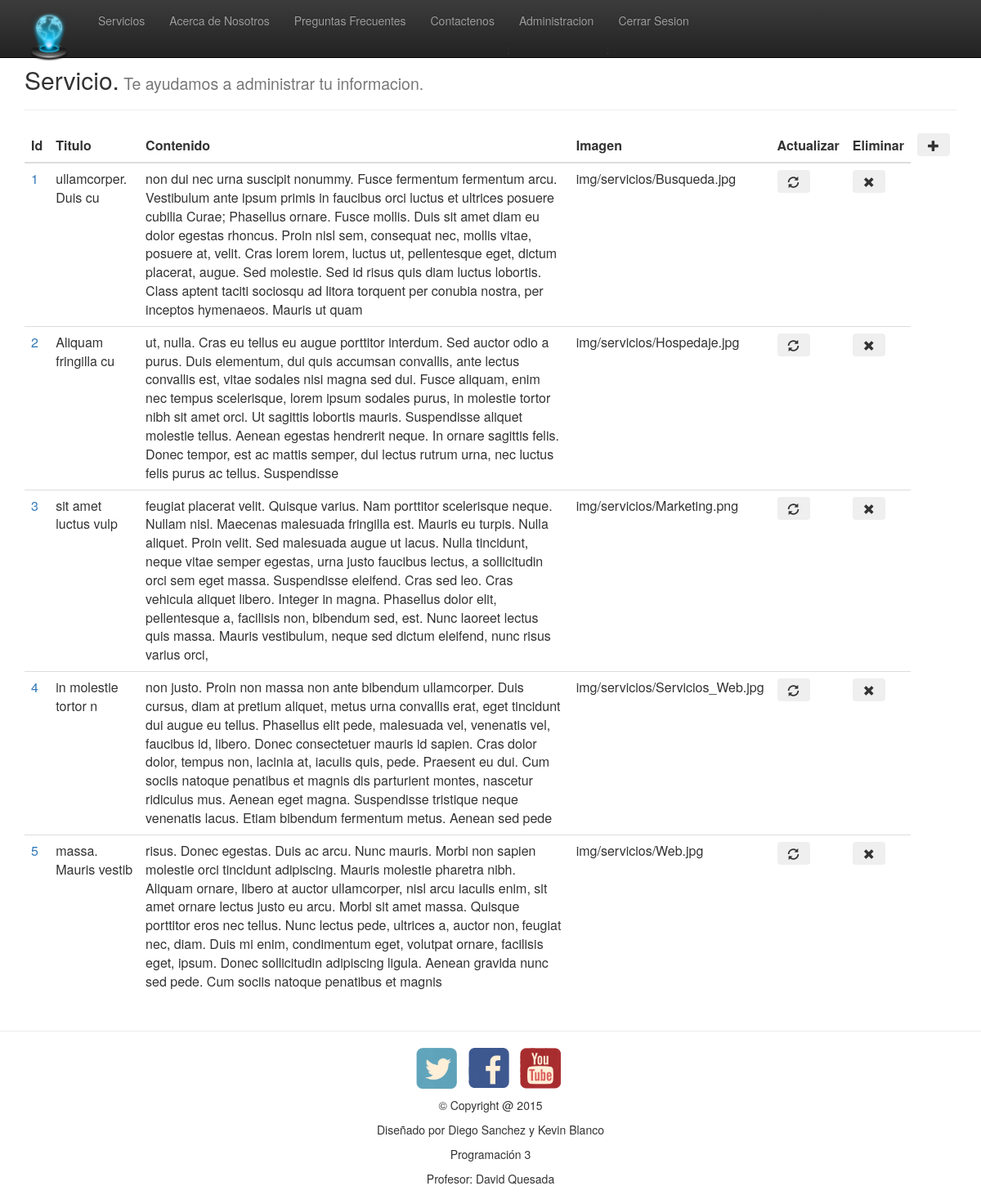
Page /admin/vista-Servicio.php (signed in) on the committed database.
### tables this page shows
CREATE TABLE IF NOT EXISTS `servicios` (
  `id` tinyint(4) NOT NULL AUTO_INCREMENT,
  `titulo` varchar(20) NOT NULL,
  `contenido` text NOT NULL,
  `imagen` varchar(80) NOT NULL,
  PRIMARY KEY (`id`)
);

### common/dbConnection.php (called while the page is built, shortened)
<?php
    class Connect
    {
        private $hostname    = 'localhost';
        private $username    = 'root';
        private $password    = '';
        private $database    = 'proyecto-progra3';
        private $servicios = array();
        public function getHostname(){
            return $this->hostname;
        }
        public function getUsername(){
            return $this->username;
        }
        public function getPassword(){
            return $this->password;
        }
        public function getSchema(){
            return $this->database;
        }
        public function connectDb()
        {
           try {
             $connexion = mysqli_connect(
                    $this->getHostname(),
                    $this->getUsername(),
                    $this->getPassword(),
                    $this->getSchema()
                ) OR DIE ('Error de Conexión');
                return $connexion;
            } catch (Exception $e) {
                echo $e->getMessage;
            }
        }
              public function getServicios() {
            try {
                $sql = 'SELECT * FROM servicios';
                $query = mysqli_query (
                        $this->connectDb(),
                        $sql
                    );
                $i = 0;
                while($queryData = mysqli_fetch_assoc($query)){
                    $this->servicios[$i] = $queryData;
                    $i++;
                }
                return $this->servicios;
            } catch (Exception $e) {
                echo $e->getMessage();
            }
            return $this->servicios;
        }
    }
?>

### admin/vista-Servicio.php (the view, shortened to what this page needs)
<?php
  include 'header.php';
 ?>
<?php if (isset($_SESSION['estado']) && $_SESSION['estado'] == '1') { ?>
<?php
	include '../common/dbConnection.php';
	$connexion= new Connect;
	$usuario=$connexion->getServicios();
 ?>
 	<div class="container">
		<section>
			<h2>Servicio.<small> Te ayudamos a administrar tu informacion.</small></h2><hr>
           <table  class="table">
	        <thead>
	            <tr>
	                <th>Id</th>
	                <th>Titulo</th>
	                <th>Contenido</th>
	                <th>Imagen</th>
	                <th>Actualizar</th>
	                <th>Eliminar</th>
	               <td> <button  type="button" class="btn btn_default"  onClick=" window.location.href='agregar-servicio.php' " ><span class="glyphicon glyphicon-plus" > </span></button></td>   </td>
	            </tr>
	        </thead>
	        <tbody>
	        	<?php
	            foreach ($usuario as $row) {
	        ?>
	            <tr>
	                <td><a href="searchUsuario.php?id=<?php echo $row['id']; ?>"><?php echo $row['id']; ?></a></td>
	                <td><?php echo $row['titulo']; ?></td>
	                <td><?php echo $row['contenido']; ?></td>
	                <td><?php echo $row['imagen']; ?></td>
	                <td><button type="button" class="btn btn_default"  onClick=" window.location.href='actualizar-servicio.php?id=<?php echo $row["id"];?>' " ><span class="glyphicon glyphicon-refresh"> </span></td>
					<td><button type="button" class="btn btn_default"  onClick="myFunction(<?php echo $row['id'];  ?>)"><span class="glyphicon glyphicon-remove"> </span></button></td>
				</tr>
	        <?php } ?>
	        </tbody>
	    </table>
		</section>
	</div>
<?php } else{
  header('Location: login.php');
  }
?>
<?php
  include 'footer.php';
 ?>

### admin/header.php (style rules this page uses)
body { padding-top: 40px; }

### rows in the picture
servicios: id "1", titulo "ullamcorper. Duis cu", contenido "non dui nec urna suscipit nonummy. Fusce fermentum fermentum arcu. Vestibulum ante ipsum primis in faucibus orci luctus et ultrices posuere cubilia Curae; Phasellus ornare. Fusce mollis. Duis sit amet diam eu dolor egestas rhoncus. Proin nisl sem, consequat nec, mollis vitae, posuere at, velit. Cras lorem lorem, luctus ut, pellentesque eget, dictum placerat, augue. Sed molestie. Sed id risus quis diam luctus lobortis. Class aptent taciti sociosqu ad litora torquent per conubia nostra, per inceptos hymenaeos. Mauris ut quam", imagen "img/servicios/Busqueda.jpg"
servicios: id "2", titulo "Aliquam fringilla cu", contenido "ut, nulla. Cras eu tellus eu augue porttitor interdum. Sed auctor odio a purus. Duis elementum, dui quis accumsan convallis, ante lectus convallis est, vitae sodales nisi magna sed dui. Fusce aliquam, enim nec tempus scelerisque, lorem ipsum sodales purus, in molestie tortor nibh sit amet orci. Ut sagittis lobortis mauris. Suspendisse aliquet molestie tellus. Aenean egestas hendrerit neque. In ornare sagittis felis. Donec tempor, est ac mattis semper, dui lectus rutrum urna, nec luctus felis purus ac tellus. Suspendisse", imagen "img/servicios/Hospedaje.jpg"
servicios: id "3", titulo "sit amet luctus vulp", contenido "feugiat placerat velit. Quisque varius. Nam porttitor scelerisque neque. Nullam nisl. Maecenas malesuada fringilla est. Mauris eu turpis. Nulla aliquet. Proin velit. Sed malesuada augue ut lacus. Nulla tincidunt, neque vitae semper egestas, urna justo faucibus lectus, a sollicitudin orci sem eget massa. Suspendisse eleifend. Cras sed leo. Cras vehicula aliquet libero. Integer in magna. Phasellus dolor elit, pellentesque a, facilisis non, bibendum sed, est. Nunc laoreet lectus quis massa. Mauris vestibulum, neque sed dictum eleifend, nunc risus varius orci,", imagen "img/servicios/Marketing.png"
servicios: id "4", titulo "in molestie tortor n", contenido "non justo. Proin non massa non ante bibendum ullamcorper. Duis cursus, diam at pretium aliquet, metus urna convallis erat, eget tincidunt dui augue eu tellus. Phasellus elit pede, malesuada vel, venenatis vel, faucibus id, libero. Donec consectetuer mauris id sapien. Cras dolor dolor, tempus non, lacinia at, iaculis quis, pede. Praesent eu dui. Cum sociis natoque penatibus et magnis dis parturient montes, nascetur ridiculus mus. Aenean eget magna. Suspendisse tristique neque venenatis lacus. Etiam bibendum fermentum metus. Aenean sed pede", imagen "img/servicios/Servicios_Web.jpg"
servicios: id "5", titulo "massa. Mauris vestib", contenido "risus. Donec egestas. Duis ac arcu. Nunc mauris. Morbi non sapien molestie orci tincidunt adipiscing. Mauris molestie pharetra nibh. Aliquam ornare, libero at auctor ullamcorper, nisl arcu iaculis enim, sit amet ornare lectus justo eu arcu. Morbi sit amet massa. Quisque porttitor eros nec tellus. Nunc lectus pede, ultrices a, auctor non, feugiat nec, diam. Duis mi enim, condimentum eget, volutpat ornare, facilisis eget, ipsum. Donec sollicitudin adipiscing ligula. Aenean gravida nunc sed pede. Cum sociis natoque penatibus et magnis", imagen "img/servicios/Web.jpg"
